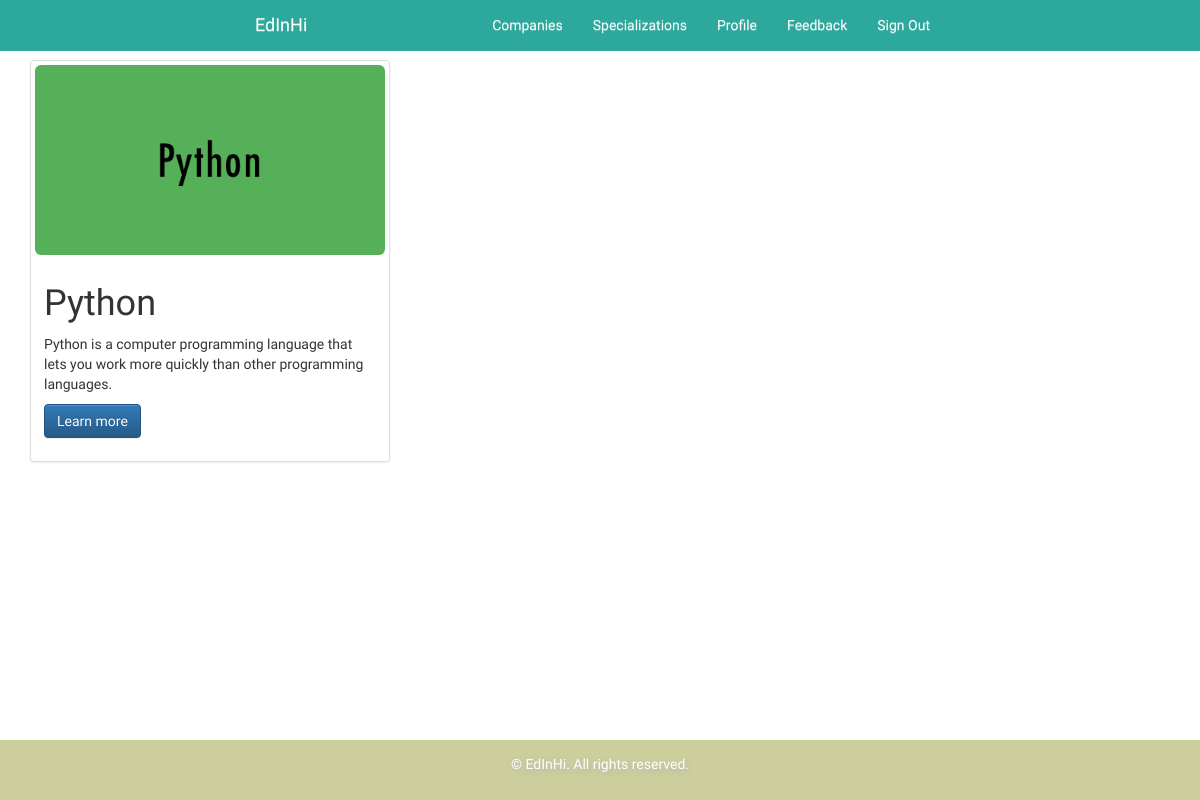
/profile/passed_skills/ (signed in), run on the app's committed database.
### skill/models.py (models this page shows, shortened)
class Skill(models.Model):
    name = models.CharField(max_length=200)
    description = models.TextField()
    media_books = models.ManyToManyField(Book, blank=True)
    media_video = models.ManyToManyField(Video, blank=True)
    spec_logo = models.ImageField(upload_to='Images/skill_logo', blank=True, null=True)
    short_description = models.TextField(max_length=250, null=True, blank="")
    solved_users = models.ForeignKey(User, on_delete=models.CASCADE, null=True, blank=True)

### profile/views.py (the view)
@login_required
def passed_skills_view(request):
    skills = request.user.abstractuser.passed_skills.all()
    return render(request, 'profile/passedSkills.html', {'skills' : skills})

### profile/templates/profile/passedSkills.html (shortened to what this page needs)
{% extends 'main_app/base.html' %}
{% block content %}
    <br><br><br>
    <div class="container">
        <div class="row">
            {% for skill in skills %}
                <div class="col-md-4">
                    <div class="thumbnail">
                        {% if skill.spec_logo %}
                            <img class="img-rounded" src="{{ skill.spec_logo.url }}" alt="My Image"
                                 >
                        {% else %}
                            <img class="img-rounded" src="{{ "main_app/static/images/avatarTemp.png" }}" alt="My Image"
                                 style="width: 200px;height: 200px;">
                        {% endif %}
                        <div class="caption">
                            <h1>{{ skill.name }}</h1>
                            <p>{{ skill.description }}</p>
                            <p><a href="{% url "skill" skill.id %}" role="button"
                                  class="btn btn-primary">Learn more</a></p>
                        </div>
                    </div>
                </div>
            {% endfor %}
        </div>
    </div>
{% endblock %}

### main_app/static/css/main.css (style rules this page uses)
html { position: relative; min-height: 100%; }
label, a, li, .btn { font-family: 'Heebo', sans-serif; font-weight: 300; }
p { font-family: 'Raleway', sans-serif; }
html h1, html h2, html h3, html h4, html h5, html h6 { font-family: 'Heebo', sans-serif; font-weight: 300; }
body { margin-bottom: 60px; overflow-x: hidden; }
.btn { background-color: black; }

### data on the page
Skill: spec_logo (picture), name "Python", description "Python is a computer programming language that lets you work more quickly than other programming languages."
